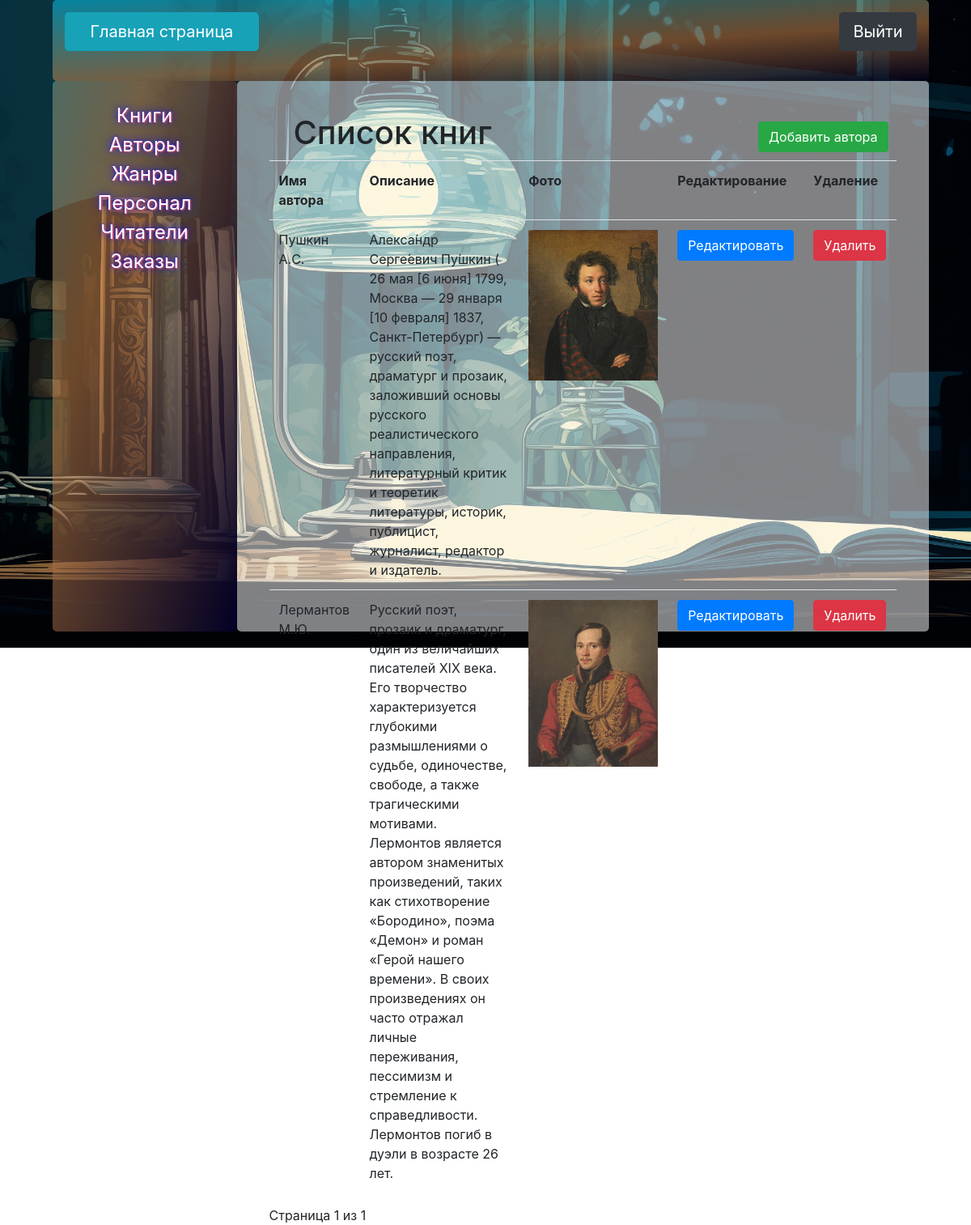
/users/authors/?page=2 (signed in), run on an earlier commit of the app's database.
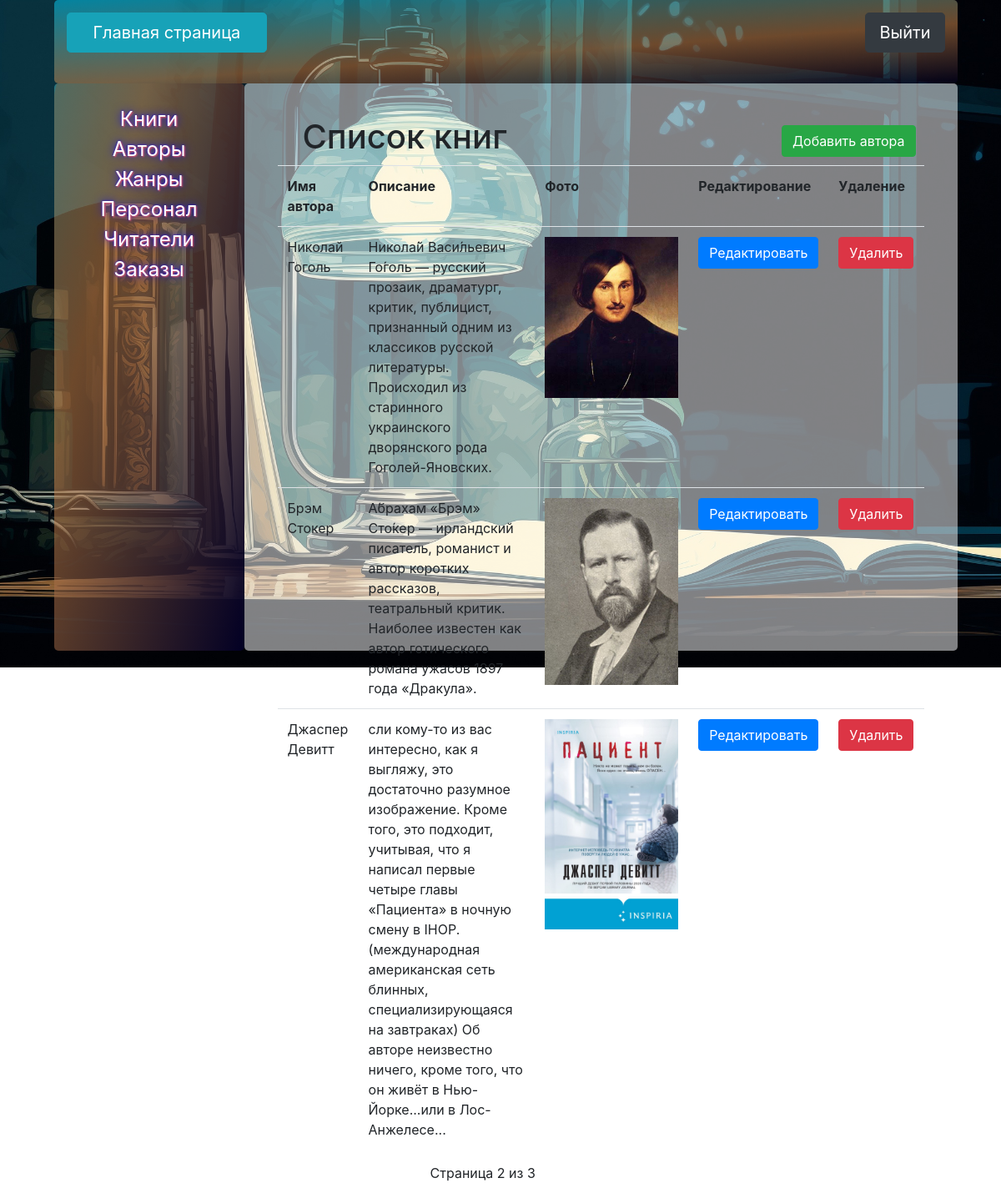
And on a later commit of the database.
### authors/models.py (models this page shows, shortened)
class Authors(models.Model):
    name = models.CharField(max_length=255, blank=True, null=True)
    description = models.CharField(max_length=255, default='No description', blank=True, null=True)
    slug = models.SlugField(default="", null=False)
    banner = models.ImageField(default="Гоголь.jpg", blank=True)

### users/views.py (the view)
# urls.py: path('authors/',views.authors_list, name='authors_list'),
@login_required
def authors_list(request):
    authors = Authors.objects.all()
    paginator = Paginator(authors, 3)  # Показать 3 авторов на странице
    page_number = request.GET.get('page')
    page_obj = paginator.get_page(page_number)
    return render(request,'users/authors/authors_list.html',{'page_obj':page_obj})

### users/templates/users/authors/authors_list.html
{% extends 'admin.html' %}
{% block admin %}
<div class="box-author">
    <div class="create">
        <h1>Список книг</h1>
        <button type="button" class="btn btn-success"><a href="{% url 'users:author_create' %}">Добавить автора</a></button>
    </div>
    <table class="table">
        <tr>
            <th>Имя автора</th>
            <th>Описание</th>
            <th>Фото</th>
            <th>Редактирование</th>
            <th>Удаление</th>
        </tr>
        {% for author in page_obj %}
        <tr>
            <td>{{ author.name }}</td>
            <td>{{ author.description }}</td>
            <td>
                {% if author.banner %}
                    <img src="{{ author.banner.url }}" alt="author-portret" width="160px">
                {% else %}
                    <img src="/path/to/default/image.jpg" alt="default-author-portret" width="160px">
                {% endif %}
            </td>
            <td><button type="button" class="btn btn-primary"><a href="{% url 'users:author_update' author.pk %}">Редактировать</a></button></td>
            <td><button type="button" class="btn btn-danger"><a href="{% url 'users:author_delete' author.pk %}">Удалить</a></button></td>
        </tr>
        {% endfor %}
    </table>
    <div class="pagination">
        <span class="step-links">
            {% if page_obj.has_previous %}
                <a href="?page=1">&laquo; Первая</a>
                <a href="?page={{ page_obj.previous_page_number }}">Предыдущая</a>
            {% endif %}
            <span>Страница {{ page_obj.number }} из {{ page_obj.paginator.num_pages }}</span>
            {% if page_obj.has_next %}
                <a href="?page={{ page_obj.next_page_number }}">Следующая</a>
                <a href="?page={{ page_obj.paginator.num_pages }}">Последняя &raquo;</a>
            {% endif %}
        </span>
    </div>
</div>
{% endblock %}

What changed in the data, as far as the page shows it:
no longer on this page (row unchanged): Authors: name "Пушкин А.C.", description "Алекса́ндр Серге́евич Пу́шкин ( 26 мая [6 июня] 1799, Москва — 29 января [10 февраля] 1837, Санкт-Петербург) — русский поэт, драматург и прозаик, заложивший основы русского реалистического направления, литературный критик и теоретик литературы, историк, публицист, журналист, редактор и издатель.", banner (picture)
no longer on this page (row unchanged): Authors: name "Лермантов М.Ю.", description "Русский поэт, прозаик и драматург, один из величайших писателей XIX века. Его творчество характеризуется глубокими размышлениями о судьбе, одиночестве, свободе, а также трагическими мотивами. Лермонтов является автором знаменитых произведений, таких как стихотворение «Бородино», поэма «Демон» и роман «Герой нашего времени». В своих произведениях он часто отражал личные переживания, пессимизм и стремление к справедливости. Лермонтов погиб в дуэли в возрасте 26 лет.", banner (picture)
added Authors: name "Николай Гоголь", description "Никола́й Васи́льевич Го́голь — русский прозаик, драматург, критик, публицист, признанный одним из классиков русской литературы. Происходил из старинного украинского дворянского рода Гоголей-Яновских.", banner (picture)
added Authors: name "Брэм Стокер", description "А́брахам «Брэм» Сто́кер — ирландский писатель, романист и автор коротких рассказов, театральный критик. Наиболее известен как автор готического романа ужасов 1897 года «Дракула».", banner (picture)
added Authors: name "Джаспер Девитт", description "сли кому-то из вас интересно, как я выгляжу, это достаточно разумное изображение. Кроме того, это подходит, учитывая, что я написал первые четыре главы «Пациента» в ночную смену в IHOP. (международная американская сеть блинных, специализирующаяся на завтраках) Об авторе неизвестно ничего, кроме того, что он живёт в Нью-Йорке...или в Лос-Анжелесе...", banner (picture)
Also different on the page:
{{ page_obj.number }}: "1" → "2"
{{ page_obj.paginator.num_pages }}: "1" → "3"
